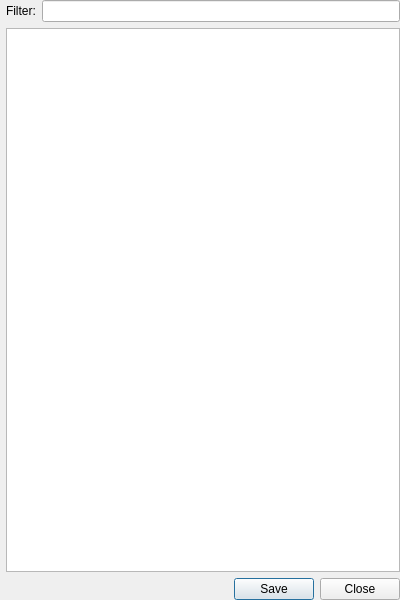
<?xml version="1.0" encoding="UTF-8"?>
<ui version="4.0">
 <class>CountsReport</class>
 <widget class="QWidget" name="CountsReport">
  <property name="geometry">
   <rect>
    <x>0</x>
    <y>0</y>
    <width>400</width>
    <height>600</height>
   </rect>
  </property>
  <property name="windowTitle">
   <string>Counts Report</string>
  </property>
  <layout class="QVBoxLayout" name="verticalLayout">
   <property name="leftMargin">
    <number>6</number>
   </property>
   <property name="topMargin">
    <number>0</number>
   </property>
   <property name="rightMargin">
    <number>0</number>
   </property>
   <property name="bottomMargin">
    <number>0</number>
   </property>
   <item>
    <layout class="QHBoxLayout" name="horizontalLayout" stretch="0,0">
     <item>
      <widget class="QLabel" name="label">
       <property name="toolTip">
        <string>List only the table rows which contain the text you enter.</string>
       </property>
       <property name="text">
        <string>Filter:</string>
       </property>
      </widget>
     </item>
     <item>
      <widget class="QLineEdit" name="leFilter"/>
     </item>
    </layout>
   </item>
   <item>
    <widget class="QTreeView" name="countsTree">
     <property name="sizePolicy">
      <sizepolicy hsizetype="Expanding" vsizetype="Expanding">
       <horstretch>0</horstretch>
       <verstretch>0</verstretch>
      </sizepolicy>
     </property>
     <property name="showDropIndicator" stdset="0">
      <bool>false</bool>
     </property>
     <property name="alternatingRowColors">
      <bool>true</bool>
     </property>
     <property name="selectionMode">
      <enum>QAbstractItemView::ExtendedSelection</enum>
     </property>
     <property name="uniformRowHeights">
      <bool>true</bool>
     </property>
     <property name="sortingEnabled">
      <bool>true</bool>
     </property>
    </widget>
   </item>
   <item>
    <widget class="QDialogButtonBox" name="buttonBox">
     <property name="standardButtons">
      <set>QDialogButtonBox::Close|QDialogButtonBox::Save</set>
     </property>
    </widget>
   </item>
  </layout>
 </widget>
 <resources/>
 <connections/>
</ui>
